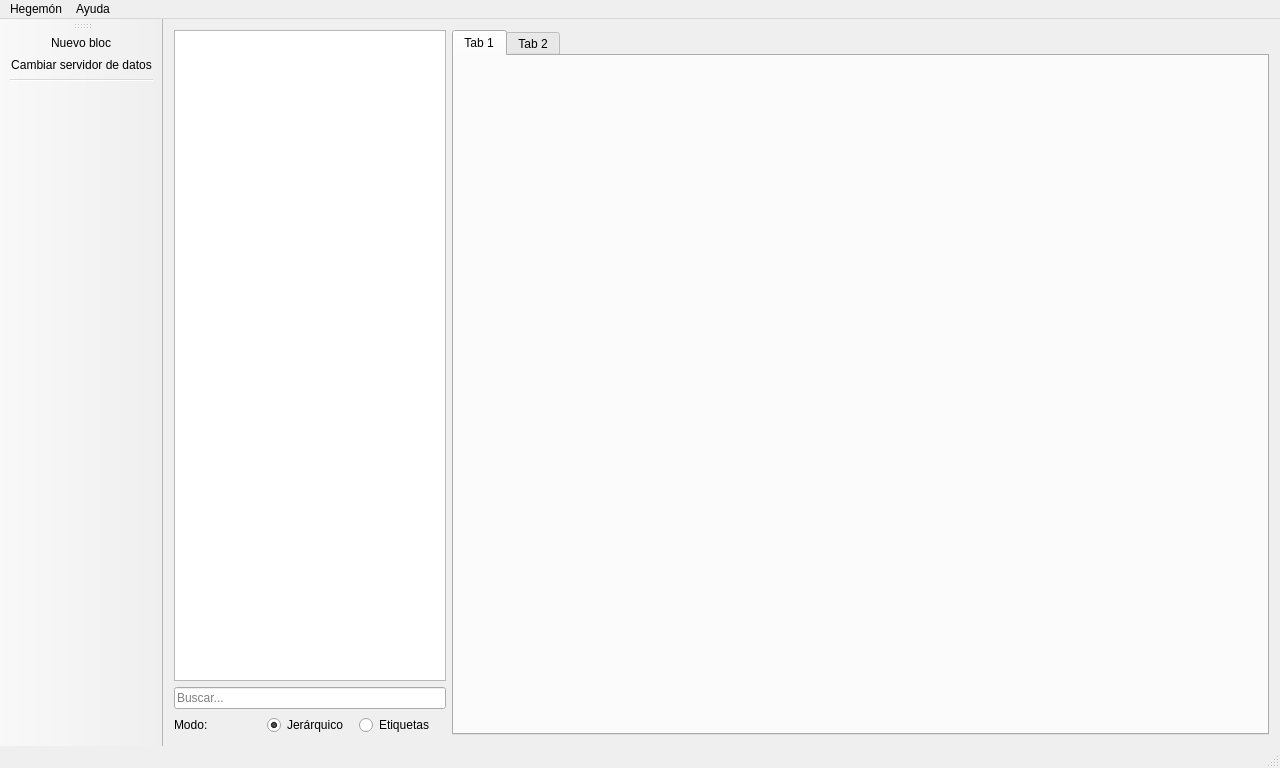
<?xml version="1.0" encoding="UTF-8"?>
<ui version="4.0">
 <class>MainWindow</class>
 <widget class="QMainWindow" name="MainWindow">
  <property name="geometry">
   <rect>
    <x>0</x>
    <y>0</y>
    <width>1280</width>
    <height>768</height>
   </rect>
  </property>
  <property name="windowTitle">
   <string>Hegemon Desktop 0.1</string>
  </property>
  <property name="windowIcon">
   <iconset resource="resources.qrc">
    <normaloff>:/icon/hegemon-logo-dark</normaloff>:/icon/hegemon-logo-dark</iconset>
  </property>
  <widget class="QWidget" name="centralwidget">
   <layout class="QHBoxLayout" name="horizontalLayout_2" stretch="1,3">
    <item>
     <layout class="QVBoxLayout" name="verticalLayout">
      <item>
       <widget class="QTreeView" name="treeView">
        <property name="horizontalScrollBarPolicy">
         <enum>Qt::ScrollBarAlwaysOff</enum>
        </property>
        <property name="editTriggers">
         <set>QAbstractItemView::NoEditTriggers</set>
        </property>
        <property name="dragEnabled">
         <bool>true</bool>
        </property>
        <property name="dragDropMode">
         <enum>QAbstractItemView::DragOnly</enum>
        </property>
        <property name="selectionBehavior">
         <enum>QAbstractItemView::SelectItems</enum>
        </property>
        <property name="iconSize">
         <size>
          <width>16</width>
          <height>16</height>
         </size>
        </property>
        <property name="indentation">
         <number>10</number>
        </property>
        <attribute name="headerVisible">
         <bool>false</bool>
        </attribute>
       </widget>
      </item>
      <item>
       <widget class="QLineEdit" name="lineEdit">
        <property name="placeholderText">
         <string>Buscar...</string>
        </property>
       </widget>
      </item>
      <item>
       <layout class="QHBoxLayout" name="horizontalLayout_3">
        <item>
         <widget class="QLabel" name="label">
          <property name="text">
           <string>Modo:</string>
          </property>
         </widget>
        </item>
        <item>
         <widget class="QRadioButton" name="radioButton_2">
          <property name="text">
           <string>Jerárquico</string>
          </property>
          <property name="icon">
           <iconset resource="resources.qrc">
            <normaloff>:/icon/explorer</normaloff>:/icon/explorer</iconset>
          </property>
          <property name="checked">
           <bool>true</bool>
          </property>
         </widget>
        </item>
        <item>
         <widget class="QRadioButton" name="radioButton">
          <property name="text">
           <string>Etiquetas</string>
          </property>
          <property name="icon">
           <iconset resource="resources.qrc">
            <normaloff>:/icon/tag</normaloff>:/icon/tag</iconset>
          </property>
          <property name="checked">
           <bool>false</bool>
          </property>
         </widget>
        </item>
       </layout>
      </item>
     </layout>
    </item>
    <item>
     <widget class="QTabWidget" name="tabWidget">
      <widget class="QWidget" name="tab">
       <attribute name="title">
        <string>Tab 1</string>
       </attribute>
      </widget>
      <widget class="QWidget" name="tab_2">
       <attribute name="title">
        <string>Tab 2</string>
       </attribute>
      </widget>
     </widget>
    </item>
   </layout>
  </widget>
  <widget class="QMenuBar" name="menubar">
   <property name="geometry">
    <rect>
     <x>0</x>
     <y>0</y>
     <width>1280</width>
     <height>19</height>
    </rect>
   </property>
   <widget class="QMenu" name="menuRolapp">
    <property name="title">
     <string>Hegemón</string>
    </property>
    <addaction name="actionNuevoBloc"/>
    <addaction name="actionSetServer"/>
    <addaction name="separator"/>
    <addaction name="actionSalir"/>
   </widget>
   <widget class="QMenu" name="menuAyuda">
    <property name="title">
     <string>Ayuda</string>
    </property>
    <addaction name="actionAcerca_de"/>
   </widget>
   <addaction name="menuRolapp"/>
   <addaction name="menuAyuda"/>
  </widget>
  <widget class="QStatusBar" name="statusbar"/>
  <widget class="QToolBar" name="toolBar">
   <property name="windowTitle">
    <string>toolBar</string>
   </property>
   <attribute name="toolBarArea">
    <enum>LeftToolBarArea</enum>
   </attribute>
   <attribute name="toolBarBreak">
    <bool>false</bool>
   </attribute>
   <addaction name="actionNuevoBloc"/>
   <addaction name="actionSetServer"/>
   <addaction name="separator"/>
  </widget>
  <action name="actionSalir">
   <property name="icon">
    <iconset resource="../../stuff/fatcow32.qrc">
     <normaloff>:/fat32/fatcow-hosting-icons-3800/FatCow_Icons32x32/door_in.png</normaloff>:/fat32/fatcow-hosting-icons-3800/FatCow_Icons32x32/door_in.png</iconset>
   </property>
   <property name="text">
    <string>Salir</string>
   </property>
   <property name="toolTip">
    <string>Cierra el programa</string>
   </property>
   <property name="shortcut">
    <string>Ctrl+Q</string>
   </property>
  </action>
  <action name="actionAcerca_de">
   <property name="icon">
    <iconset resource="../../stuff/fatcow32.qrc">
     <normaloff>:/fat32/fatcow-hosting-icons-3800/FatCow_Icons32x32/boxtrapper.png</normaloff>:/fat32/fatcow-hosting-icons-3800/FatCow_Icons32x32/boxtrapper.png</iconset>
   </property>
   <property name="text">
    <string>Acerca de...</string>
   </property>
   <property name="toolTip">
    <string>Información sobre Hegemón</string>
   </property>
  </action>
  <action name="actionNuevoBloc">
   <property name="icon">
    <iconset resource="../../stuff/fatcow32.qrc">
     <normaloff>:/fat32/fatcow-hosting-icons-3800/FatCow_Icons32x32/document_notes.png</normaloff>:/fat32/fatcow-hosting-icons-3800/FatCow_Icons32x32/document_notes.png</iconset>
   </property>
   <property name="text">
    <string>Nuevo bloc</string>
   </property>
   <property name="toolTip">
    <string>Crea un nuevo bloc para notas</string>
   </property>
   <property name="shortcut">
    <string>Ctrl+N</string>
   </property>
  </action>
  <action name="actionNuevaCarpeta">
   <property name="icon">
    <iconset resource="resources.qrc">
     <normaloff>:/icon/img/folders-add.png</normaloff>:/icon/img/folders-add.png</iconset>
   </property>
   <property name="text">
    <string>Nueva Carpeta</string>
   </property>
  </action>
  <action name="actionNuevoDocumento">
   <property name="icon">
    <iconset resource="resources.qrc">
     <normaloff>:/icon/img/folder-add.png</normaloff>:/icon/img/folder-add.png</iconset>
   </property>
   <property name="text">
    <string>Nuevo Documento</string>
   </property>
  </action>
  <action name="actionSetServer">
   <property name="icon">
    <iconset resource="../../stuff/fatcow32.qrc">
     <normaloff>:/fat32/fatcow-hosting-icons-3800/FatCow_Icons32x32/database_server.png</normaloff>:/fat32/fatcow-hosting-icons-3800/FatCow_Icons32x32/database_server.png</iconset>
   </property>
   <property name="text">
    <string>Cambiar servidor de datos...</string>
   </property>
  </action>
 </widget>
 <layoutdefault spacing="6" margin="11"/>
 <resources>
  <include location="resources.qrc"/>
  <include location="../../stuff/fatcow32.qrc"/>
 </resources>
 <connections>
  <connection>
   <sender>actionSalir</sender>
   <signal>triggered()</signal>
   <receiver>MainWindow</receiver>
   <slot>close()</slot>
   <hints>
    <hint type="sourcelabel">
     <x>-1</x>
     <y>-1</y>
    </hint>
    <hint type="destinationlabel">
     <x>639</x>
     <y>383</y>
    </hint>
   </hints>
  </connection>
 </connections>
</ui>
